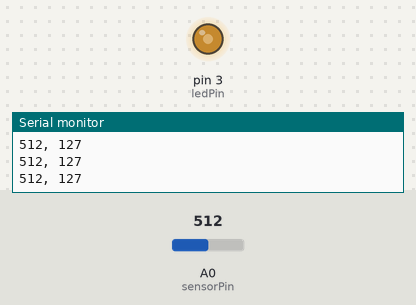
The sketch below on a simulated Arduino Uno, built with avr-gcc and run on an emulated ATmega328P. Shown: output pins drawn as LEDs (lit = HIGH), the last lines printed to the serial monitor. The test bench sets the inputs (shaded band); at power-on: A0 (sensorPin) = 512.

Above: at 1.2 s.
1.3 s: A0 (sensorPin) set to 43
At 2.5 s:
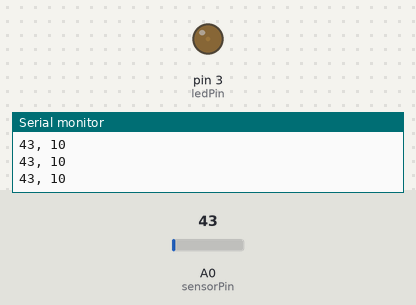
2.8 s: A0 (sensorPin) set to 36
At 3.5 s:
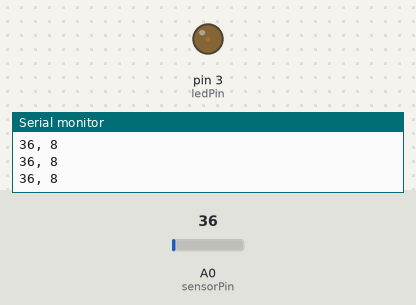
5.8 s: A0 (sensorPin) set to 1023
At 7.0 s:
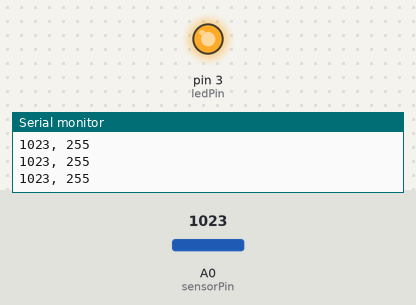
7.3 s: A0 (sensorPin) set to 1011
At 8.2 s:
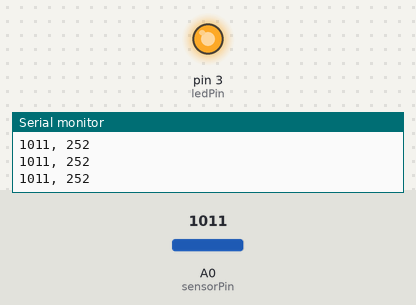
10.3 s: A0 (sensorPin) set to 986
At 10.8 s:
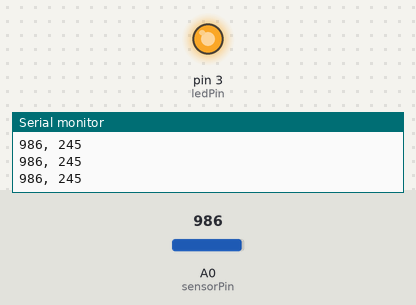
11.8 s: A0 (sensorPin) set to 511
At 13.1 s:
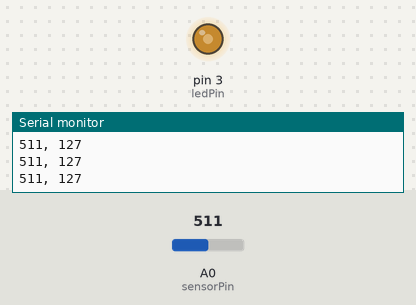
Timing chart, 0 to 14.3 s (numbered marks = the images above; inputs shaded):
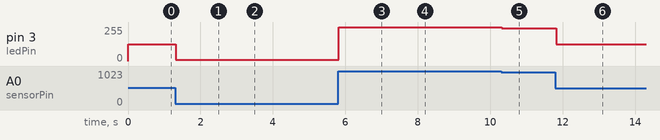

The sketch:

temp_led.ino
```cpp
// This will be the pin that drives the LED (using PWM).
const int ledPin = 3;
// This will be the analog pin that reads the voltage values from the tmp sensor.
const int sensorPin = A0;

void setup() {
  // Open the serial port to print the sensor values
  Serial.begin(9600);
  // Set the pin to which the LED is attached to OUTPUT.
  pinMode(ledPin, OUTPUT);
  // Set the voltage to zero and thus make sure the LED is off for good measure.
  digitalWrite(ledPin, LOW);
}

void loop() {
  // Read the voltage value coming from the TMP sensor, convert that to 0 to 1023,
  // and store that value in sensorVal
  int sensorVal = analogRead(sensorPin);

  Serial.print(sensorVal);

  // map the sensorVal (between 0 and 1023) to a value x \in [0, 255] where x
  // cooresponds to the duty cycle for the LED, i.e. the percent of time during
  // a period which the LED is set to HIGH.
  sensorVal = map(sensorVal, 0, 1023, 0, 255);

  Serial.print(", ");
  Serial.println(sensorVal);

  // Turn on the LED, attached to ledPin, with a duty cycle of sensorVal.
  analogWrite(ledPin, sensorVal);

  // Delay this loop so the analogRead function can catch up.
  delay(1);
}
```

Measured:
- after the input at 1.3 s, pin 3 (ledPin): 127/255 → 10/255 at once
- after the input at 2.8 s, pin 3 (ledPin): 10/255 → 8/255 at once
- after the input at 5.8 s, pin 3 (ledPin): 8/255 → 255/255 at once
- after the input at 7.3 s, pin 3 (ledPin): 255/255 → 252/255 at once
- after the input at 10.3 s, pin 3 (ledPin): 252/255 → 245/255 at once
- after the input at 11.8 s, pin 3 (ledPin): 245/255 → 127/255 at once
